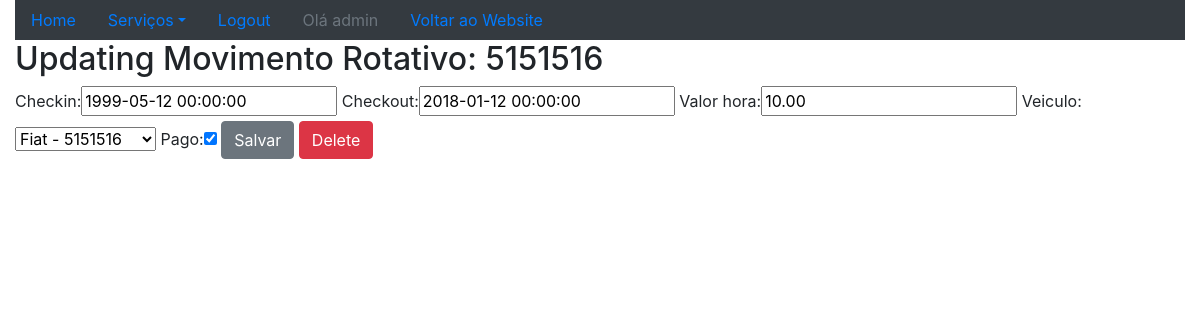
The app's page /sistema/mov-rot-update/4/ (signed in), older data.
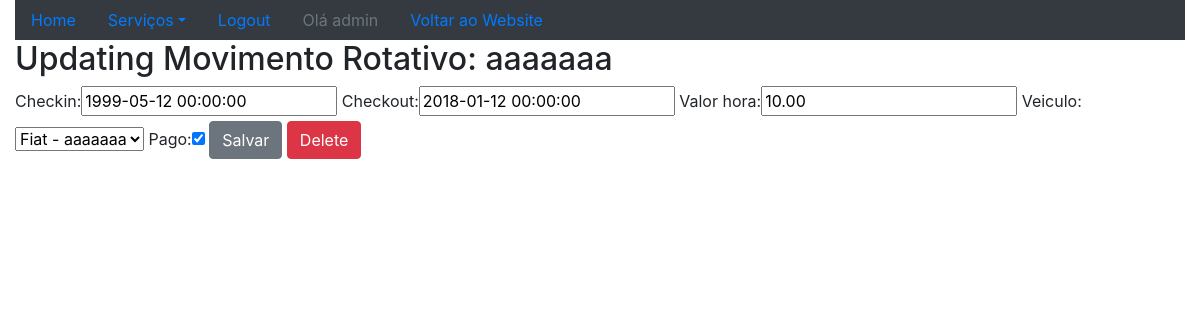
The same page, newer data.
### core/models.py (models this page shows, shortened)
class MovimentoRot(models.Model):
    checkin = models.DateTimeField(auto_now=False)
    checkout = models.DateTimeField(auto_now=False, null=True, blank=True)
    valor_hora = models.DecimalField(max_digits=5,decimal_places=2)
    veiculo = models.ForeignKey(Veiculo,on_delete=models.PROTECT)
    pago = models.BooleanField(default=False)
    def __str__(self):
        return self.veiculo.placa

class Veiculo(models.Model):
    marca = models.ForeignKey(Marca,on_delete=models.PROTECT)
    placa = models.CharField(max_length=7)
    proprietario = models.ForeignKey(Pessoa,on_delete=models.PROTECT)
    cor = models.CharField(max_length=15)
    observacoes = models.TextField()
    def __str__(self):
        return self.marca.nome + ' - ' + self.placa

### core/views.py (the view)
# urls.py: re_path(r'^mov-rot-update/(?P<id>\d+)/$',mov_rot_update,name='core_mov_rot_update'),
@login_required
def mov_rot_update(request,id):
    data = {}
    movRot = MovimentoRot.objects.get(id=id)
    form = MovRotForm(request.POST or None, instance=movRot)
    data['movRot'] = movRot
    data['form'] = form
    if request.method == 'POST':
        if form.is_valid():
            form.save()
            return redirect('core_lista_mov_rot')
    else:
        return render(request,'core/update_mov_rot.html',data)

### core/forms.py
class MovRotForm(ModelForm):
    class Meta:
        model = MovimentoRot
        fields = '__all__'

### core/templates/core/update_mov_rot.html (shortened to what this page needs)
{% extends "base.html" %}
{% load bootstrap %}
{% block main %}
    <div class="row">
        <div class="col">
            <h2>Updating Movimento Rotativo: {{ movRot }}</h2>
            <form action="{% url 'core_mov_rot_update' movRot.id %}" method="POST">
                {{ form|bootstrap }}
                <button type="submit" class="btn btn-secondary">Salvar</button>
                <a href="{% url 'core_mov_rot_delete' movRot.id %}" class="btn btn-danger">Delete</a>
            </form>
        </div>
    </div>
{% endblock %}

Row changes from the older to the newer data that the page shows:
changed through a linked row, MovimentoRot: veiculo.placa "5151516" → "aaaaaaa"; veiculo "Fiat - 5151516" → "Fiat - aaaaaaa"
